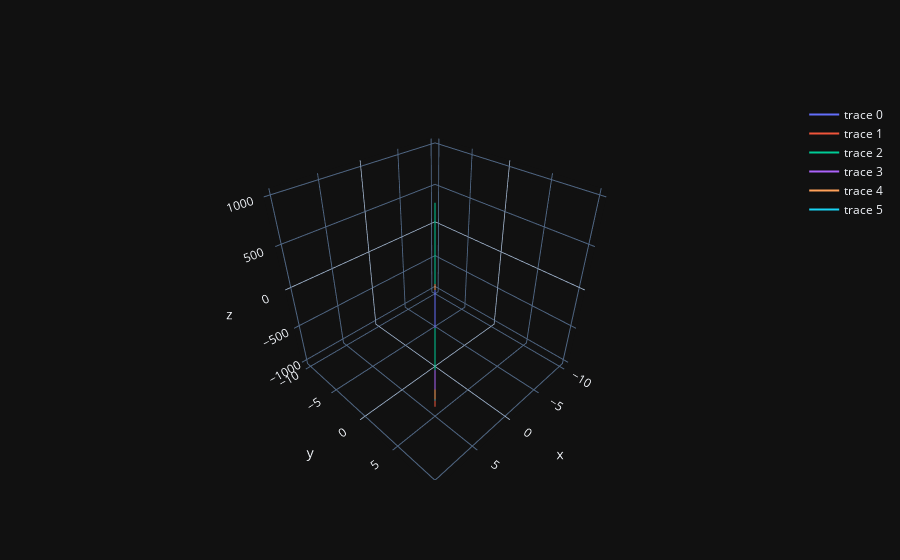

Notebook code cell kept with this figure:
### Code cell
import numpy as np
import plotly.graph_objects as go

def f(x,y):
    return [
        [x * y*y, x - x*y, x*x + 2*y*y ],
        [ y*y, 1 - y, -2 * x]
    ]


X=np.linspace(-10, 10, 100)
Y=np.linspace(-10, 10, 100)

plots = [
    [ go.Scatter3d(x = X, y = Y, z = Z, mode='lines') for Z in V ]
    for V in f(X, Y)
]

plots_list = np.reshape(plots, -1).tolist()

fig = go.Figure(data = plots_list)

fig.show()
